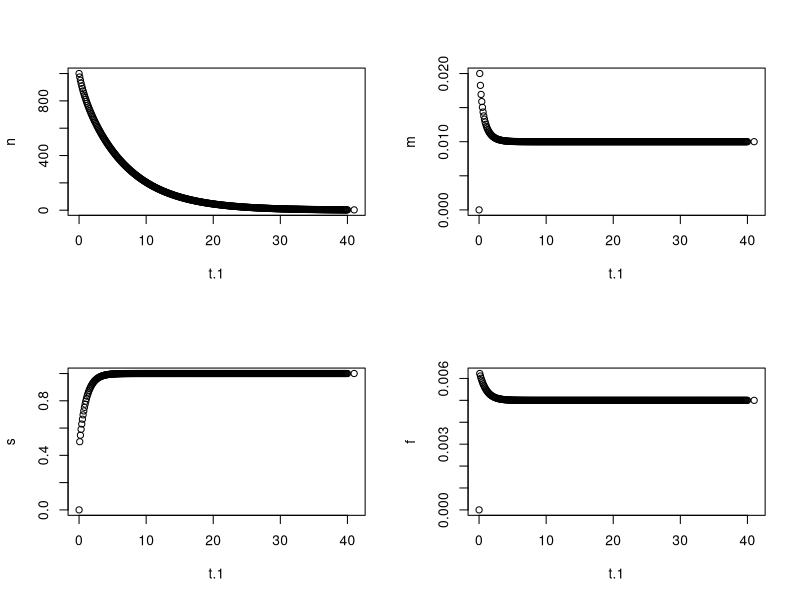

This chart was generated by the following R code:
##Starting from scratch
####Summary after working through this script
	##It works! I will have to double check the graphs and math but I think the code and math are correct here
		##It doesn't have all the annotations from the previous code (to keep it cleanish) but it also has a fair bit of junk to it
			##Going to keep it that way. look at old code if you want explanation on functions
			##Next step is to find relevant parameters
				####And appropriate time steps! (which means units on your parameters!!)
			##Also also, think about improving it for crab/biphasic life cycle
				##Merge with IBMs?

##Growth model
l.inf=1
l.rel=0.5
K=1

size=function(t){
	l=l.inf-(l.inf-l.rel)*exp(-K*t) #Shows growth of organism over time where l.inf is adult size, l.rel is the size at release, K is growth rate, and t is time
}

#Mortality function
mr=0.01
lr=1

mortality=function(l) {
	m=mr*(lr/l) #This creates an asymptotic decline in mortality rate (m) as a function of length (l). mr and lr are referenced mortality rates and length
}

##Fishing function
f.inf=0.01
q=1
lc=1

fishing=function(l) {
	f=f.inf/(1+exp(q*(l-lc))) #This describes fishing mortality as a function of fish size. f.inf is the fishing mortality at adult size, q is the selectivity curve, and lc is the length at 50% gear selection (similar to Michaelis-Menten equation?)
}

##Basis for number functions but don't actually run it because need to do this in a forloop
# numbers=function(t) {
	# n[i+1]<<-n.1*exp(-(mortality(size(t))+fishing(size(t)))*delta.t) ##where n.1 is number of released organism at the prior time point, and delta.t is the change in time frame between n.1 and n
# }

# numbers=function(t, i) {
	# num=n[i]*exp(-(mortality(size(t[i]))+fishing(size(t[i])))*delta.t) ###And technically, i is a variable in the function (Yep)
# } ###Dumbass, don't need t[i] in function when you already specify that t=t[i] in forloop!!

numbers=function(t, i) {
	num=n[i]*exp(-(mortality(size(t))+fishing(size(t)))*delta.t) ###And technically, i is a variable in the function (Yep)
}


t=seq(from=0, to=40, by=0.1) ##Need to figure out if starts at 1 or 0 for time. ##Might actually want 0 because that will give reference size for crabs (and relevant parameters following that)
n=rep(0, length(t))
h=rep(0, length(t))
m=rep(0, length(t))
s=rep(0, length(t))
f=rep(0, length(t))


n[1]=1000
delta.t=1


##Clean up the above code and make into forloop ####Yes!!!!! This works!!!1
for(i in 1:length(t))
{
	n[i+1]=numbers(t=t[i], i=i)
	s[i+1]=size(t[i])
	m[i+1]=mortality(size(t[i]))
	f[i+1]=fishing(size(t[i]))
}

length(t)
t.1=c(t, max(t)+1)
par(mfrow=(c(2,2)))
plot(n~t.1)
plot(m~t.1)
plot(s~t.1)
plot(f~t.1)